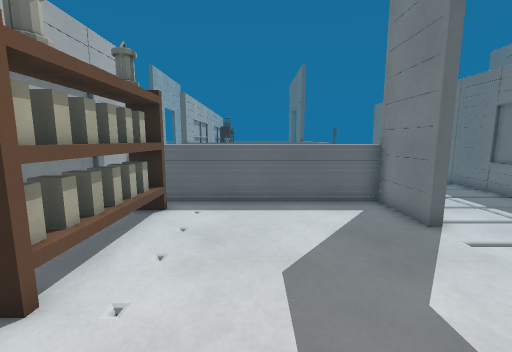
View 1 (above)

12 first-person views from a walk through a 3-D level made in the Godot game engine. The camera is 1.2 m above the floor, tilts 8° down and sees 90° across. The floor is counted in squares, 0.5 m on a side. Each view is taken from the middle of a square. On the plan, view 1 faces up. The plan holds only what a view shows up to about 17 squares ahead; the rest is blank. The place goes on beyond the plan. Surface patterns are stand-ins for the level's own textures.

View 2
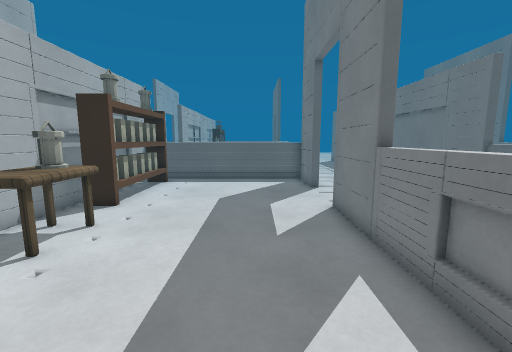

View 3
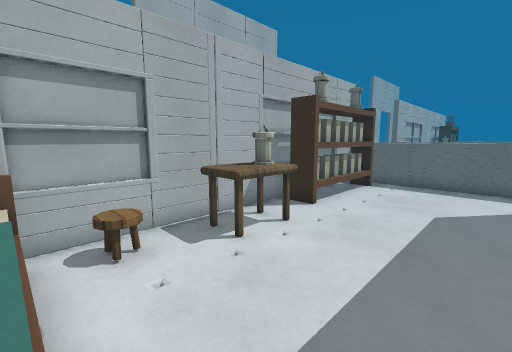

View 4
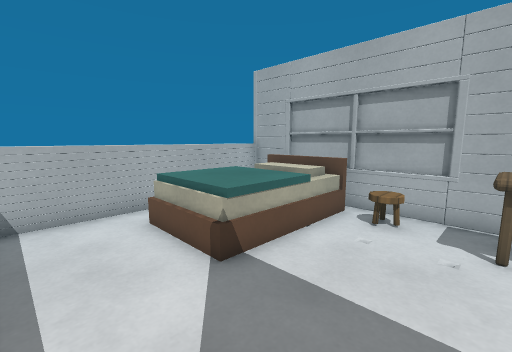

View 5
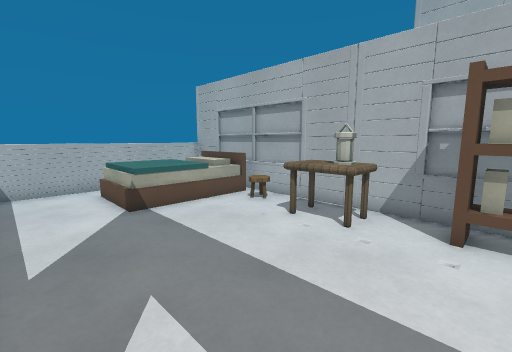

View 6
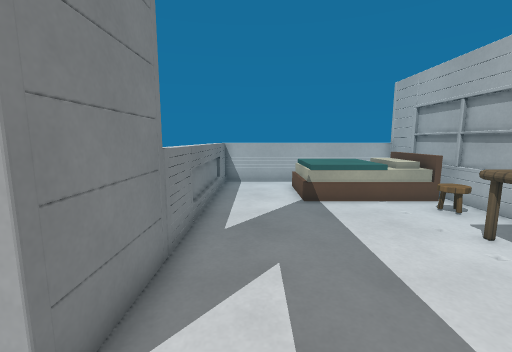

View 7
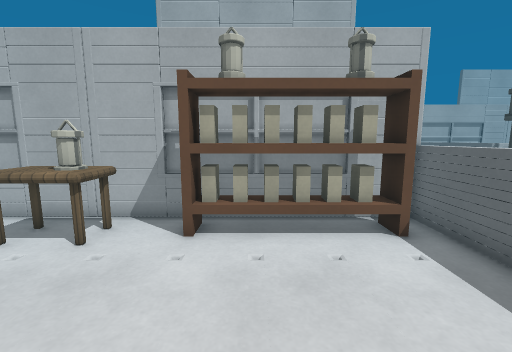

View 8
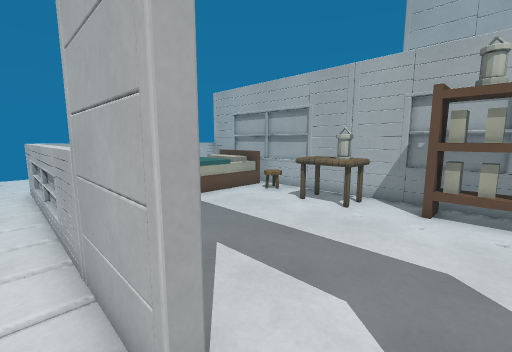

View 9
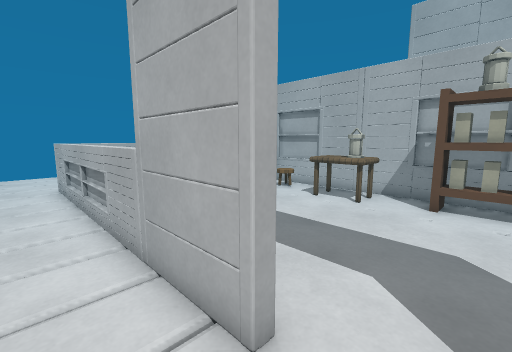

View 10
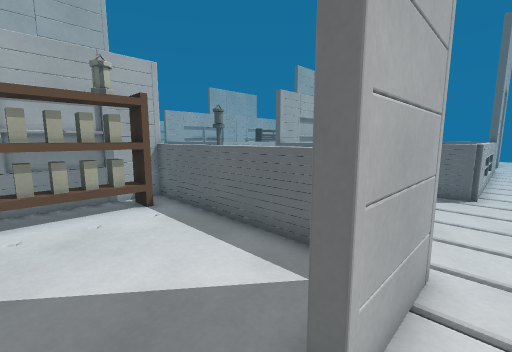

View 11
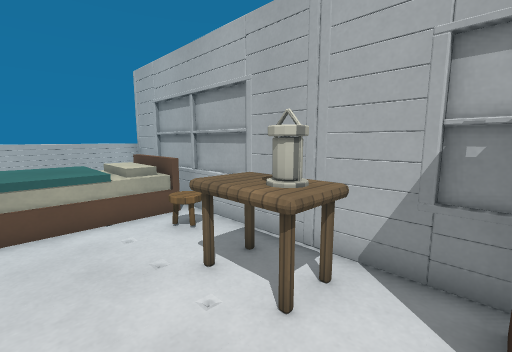

View 12
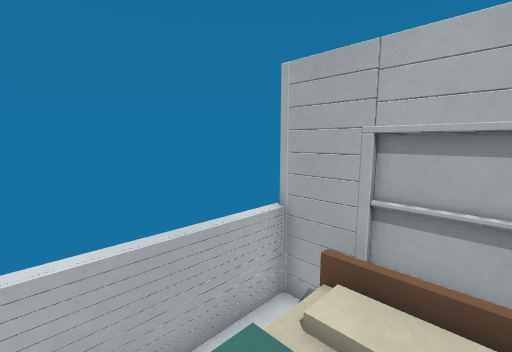

### Floor plan
Key: @ floor where view 1 was taken; # wall or solid block; x gap in a wall; . main floor; - floor 0.25 m lower than the main floor; : floor 0.75 m higher than the main floor; / step, stairs or slope; = window, fence, low wall or low ledge; v drop or lower ground; B block; T table; L lamp; E bed.
Columns run from 5 left of view 1 to 8 right of it. Each row starts with its distance up from view 1.
 10 ###=======#...
  9 ###.......#..-
  8 #BB.......#...
  7 #BB.......# ..
  6 #BB..........
  5 #BB..........
  4 #BB........
  3 ###.......x.
  2 # ........#..
  1 #TLT......#..
  0 #TLT.@....#..
 -1 #TTT......=..
 -2 #.........=..
 -3 #///......=..
 -4 #/........=..
 -5 #v//://...=..
 -6 #    :/...=..
 -7 #     /...=..
 -8 #EEEEE/...=..
 -9 #..   ....=..
-10 #=========#..

Positions as (right, up) in squares from view 1, and headings:
1: (0, 0), facing up
2: (2, -6), facing up
3: (2, -5), facing up-left
4: (4, -1), facing down-left
5: (4, 4), facing down-left
6: (3, 5), facing down
7: (3, 5), facing left
8: (6, 5), facing down-left
9: (7, 5), facing down-left
10: (6, 5), facing up-left
11: (0, 3), facing down-left
12: (0, -6), facing down-left
